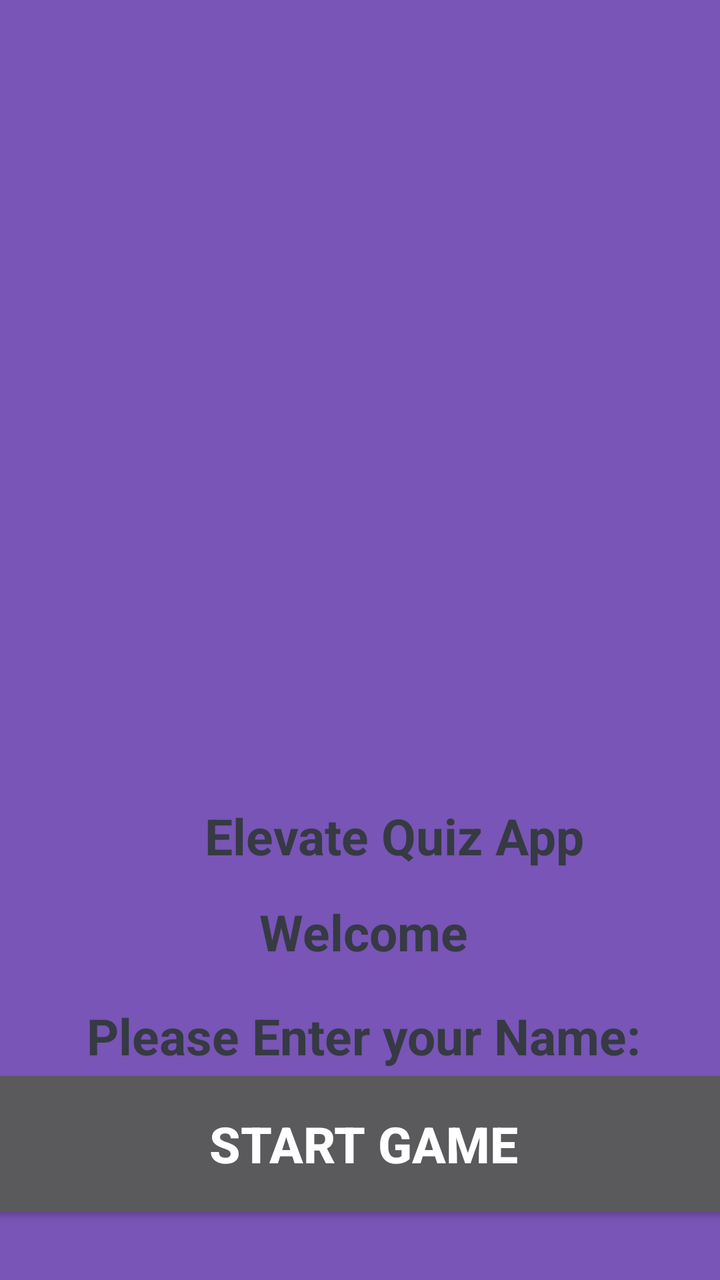
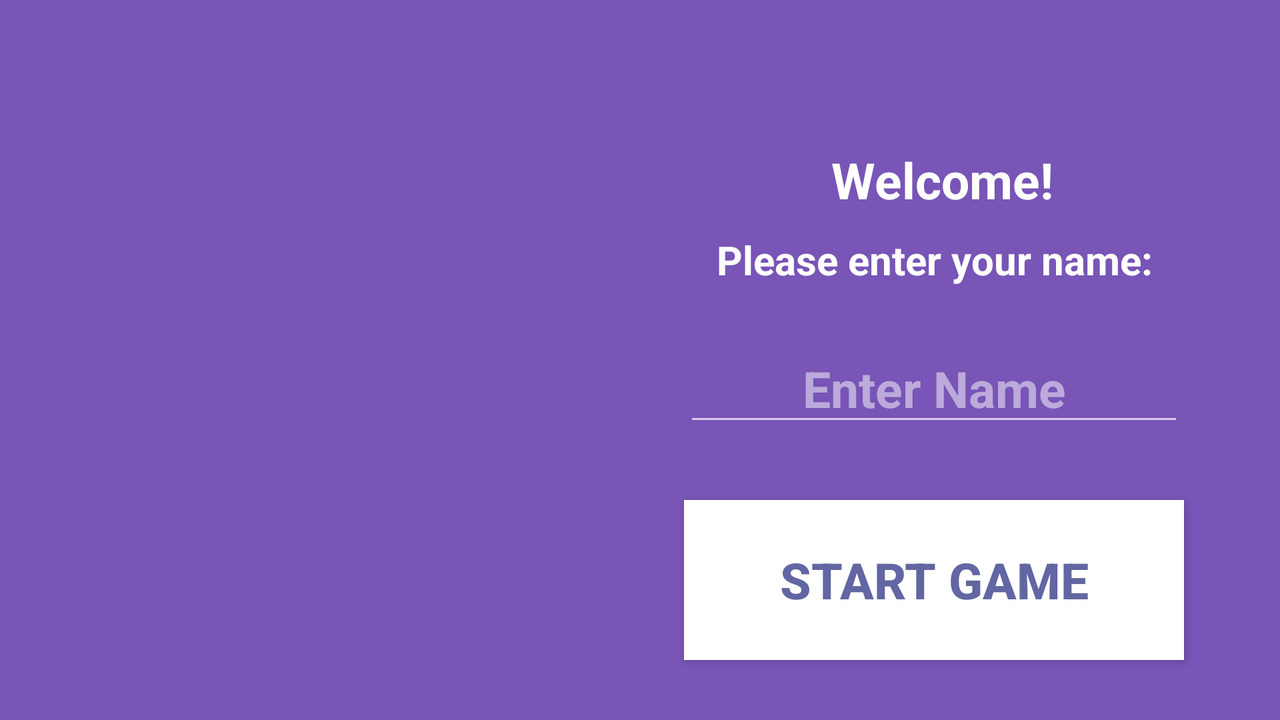

One screen, two layout resources from the same app: the default and the author's alternative for another configuration. Each is rendered where Android would select it; the XML of both is given below.
<!-- AndroidManifest.xml: activity theme Theme.Design.NoActionBar -->
<!-- res/layout/activity_start.xml -->
<?xml version="1.0" encoding="utf-8"?>
<androidx.constraintlayout.widget.ConstraintLayout
    xmlns:android="http://schemas.android.com/apk/res/android"
    xmlns:app="http://schemas.android.com/apk/res-auto"
    xmlns:tools="http://schemas.android.com/tools"
    android:layout_width="match_parent"
    android:layout_height="match_parent"
    android:background="#7855B6"
    tools:context=".AboutUsActivity">

  <TextView
      android:id="@+id/textView2"
      android:layout_width="394dp"
      android:layout_height="36dp"
      android:layout_marginTop="36dp"
      android:gravity="center"
      android:text="Elevate Quiz App"
      android:textColor="#363a43"
      android:textSize="25sp"
      android:textStyle="bold"
      app:layout_constraintEnd_toEndOf="parent"
      app:layout_constraintHorizontal_bias="0.0"
      app:layout_constraintStart_toStartOf="parent"
      app:layout_constraintTop_toBottomOf="@+id/imageView2" />

  <ImageView
      android:id="@+id/imageView2"
      android:layout_width="366dp"
      android:layout_height="332dp"
      android:layout_marginTop="32dp"
      app:layout_constraintEnd_toEndOf="parent"
      app:layout_constraintHorizontal_bias="0.355"
      app:layout_constraintStart_toStartOf="parent"
      app:layout_constraintTop_toTopOf="parent"
      app:srcCompat="@drawable/logo1" />

  <TextView
      android:id="@+id/textView3"
      android:layout_width="394dp"
      android:layout_height="36dp"
      android:layout_marginTop="12dp"
      android:gravity="center"
      android:text="Welcome"
      android:textColor="#363a43"
      android:textSize="25sp"
      android:textStyle="bold"
      app:layout_constraintEnd_toEndOf="parent"
      app:layout_constraintHorizontal_bias="0.47"
      app:layout_constraintStart_toStartOf="parent"
      app:layout_constraintTop_toBottomOf="@+id/textView2" />

  <TextView
      android:id="@+id/textView4"
      android:layout_width="394dp"
      android:layout_height="36dp"
      android:layout_marginTop="16dp"
      android:gravity="center"
      android:text="Please Enter your Name:"
      android:textColor="#363a43"
      android:textSize="25sp"
      android:textStyle="bold"
      app:layout_constraintEnd_toEndOf="parent"
      app:layout_constraintHorizontal_bias="0.47"
      app:layout_constraintStart_toStartOf="parent"
      app:layout_constraintTop_toBottomOf="@+id/textView3" />

  <EditText
      android:id="@+id/textView5"
      android:layout_width="394dp"
      android:layout_height="50dp"
      android:layout_marginTop="12dp"
      android:gravity="center"
      android:textColor="#363a43"
      android:textSize="25sp"
      android:textStyle="bold"
      app:layout_constraintEnd_toEndOf="parent"
      app:layout_constraintHorizontal_bias="0.47"
      app:layout_constraintStart_toStartOf="parent"
      app:layout_constraintTop_toBottomOf="@+id/textView4" />

  <Button
      android:id="@+id/elevatenamebtn_startgame"
      android:layout_width="394dp"
      android:layout_height="80dp"
      android:layout_marginBottom="28dp"
      android:gravity="center"
      android:text="Start Game"
      android:textColor="#FFFFFF"
      android:textSize="25sp"
      android:textStyle="bold"
      app:layout_constraintBottom_toBottomOf="parent"
      app:layout_constraintEnd_toEndOf="parent"
      app:layout_constraintHorizontal_bias="0.47"
      app:layout_constraintStart_toStartOf="parent" />

</androidx.constraintlayout.widget.ConstraintLayout>
<!-- resources referenced by this layout -->
<resources>
  <!-- drawable logo1: png bitmap (drawable, 14458 bytes) -->
</resources>
<!-- res/layout-land/activity_start.xml (the author's variant of the layout above) -->
<!-- drawn on the phone turned sideways -->
<?xml version="1.0" encoding="utf-8"?>
<androidx.constraintlayout.widget.ConstraintLayout xmlns:android="http://schemas.android.com/apk/res/android"
    xmlns:app="http://schemas.android.com/apk/res-auto"
    xmlns:tools="http://schemas.android.com/tools"
    android:layout_width="match_parent"
    android:layout_height="match_parent"
    android:background="#7855B6"
    tools:context=".AboutUsActivity">

  <ImageView
      android:id="@+id/imageView2"
      android:layout_width="365dp"
      android:layout_height="296dp"
      android:layout_marginTop="16dp"
      app:layout_constraintEnd_toEndOf="parent"
      app:layout_constraintHorizontal_bias="0.043"
      app:layout_constraintStart_toStartOf="parent"
      app:layout_constraintTop_toTopOf="parent"
      app:srcCompat="@drawable/logo1" />

  <TextView
      android:textColor="@android:color/white"
      android:id="@+id/textView3"
      android:layout_width="250dp"
      android:layout_height="36dp"
      android:layout_marginTop="72dp"
      android:layout_marginEnd="44dp"
      android:gravity="center"
      android:text="Welcome!"
      android:textSize="25sp"
      android:textStyle="bold"
      app:layout_constraintEnd_toEndOf="parent"
      app:layout_constraintTop_toTopOf="parent" />

  <EditText
      android:id="@+id/elevate_entername"
      android:layout_width="250dp"
      android:layout_height="50dp"
      android:layout_marginTop="20dp"
      android:layout_marginEnd="48dp"
      android:gravity="center"
      android:hint="Enter Name"
      android:textColor="@android:color/white"
      android:textColorHint="#80FFFFFF"
      android:textSize="25sp"
      android:textStyle="bold"
      app:layout_constraintEnd_toEndOf="parent"
      app:layout_constraintTop_toBottomOf="@+id/textView4" />

  <TextView
      android:id="@+id/textView4"
      android:layout_width="250dp"
      android:layout_height="36dp"
      android:layout_marginTop="4dp"
      android:layout_marginEnd="48dp"
      android:gravity="center"
      android:text="Please enter your name:"
      android:textColor="@android:color/white"
      android:textSize="20sp"
      android:textStyle="bold"
      app:layout_constraintEnd_toEndOf="parent"
      app:layout_constraintTop_toBottomOf="@+id/textView3" />

  <Button
      android:id="@+id/elevatenamebtn_startgame"
      android:layout_width="250dp"
      android:layout_height="80dp"
      android:layout_marginTop="32dp"
      android:layout_marginEnd="48dp"
      android:gravity="center"
      android:textColor="@color/splashbg"
      android:background="@color/white"
      android:text="Start Game"
      android:textSize="25sp"
      android:textStyle="bold"
      app:layout_constraintEnd_toEndOf="parent"
      app:layout_constraintHorizontal_bias="1.0"
      app:layout_constraintStart_toStartOf="parent"
      app:layout_constraintTop_toBottomOf="@+id/elevate_entername" />

</androidx.constraintlayout.widget.ConstraintLayout>
<!-- resources referenced by the variant -->
<!-- as the phone turned sideways resolves them -->
<resources>
  <color name="splashbg">#6266A2</color>
  <color name="white">#FFFFFFFF</color>
  <!-- drawable logo1: png bitmap (drawable, 14458 bytes) -->
</resources>
